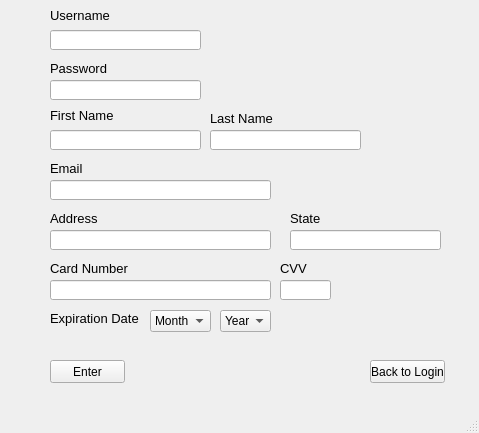
<?xml version="1.0" encoding="UTF-8"?>
<ui version="4.0">
 <class>CreateLoginWindow</class>
 <widget class="QMainWindow" name="CreateLoginWindow">
  <property name="geometry">
   <rect>
    <x>0</x>
    <y>0</y>
    <width>479</width>
    <height>433</height>
   </rect>
  </property>
  <property name="windowTitle">
   <string>MainWindow</string>
  </property>
  <widget class="QWidget" name="centralwidget">
   <widget class="QPushButton" name="pushButton">
    <property name="geometry">
     <rect>
      <x>370</x>
      <y>360</y>
      <width>75</width>
      <height>23</height>
     </rect>
    </property>
    <property name="text">
     <string>Back to Login</string>
    </property>
   </widget>
   <widget class="QLineEdit" name="firstName">
    <property name="geometry">
     <rect>
      <x>50</x>
      <y>130</y>
      <width>151</width>
      <height>20</height>
     </rect>
    </property>
   </widget>
   <widget class="QLineEdit" name="lastName">
    <property name="geometry">
     <rect>
      <x>210</x>
      <y>130</y>
      <width>151</width>
      <height>20</height>
     </rect>
    </property>
   </widget>
   <widget class="QLabel" name="label">
    <property name="geometry">
     <rect>
      <x>50</x>
      <y>100</y>
      <width>91</width>
      <height>31</height>
     </rect>
    </property>
    <property name="font">
     <font>
      <pointsize>10</pointsize>
     </font>
    </property>
    <property name="text">
     <string>First Name</string>
    </property>
   </widget>
   <widget class="QLabel" name="label_2">
    <property name="geometry">
     <rect>
      <x>210</x>
      <y>110</y>
      <width>71</width>
      <height>16</height>
     </rect>
    </property>
    <property name="font">
     <font>
      <pointsize>10</pointsize>
     </font>
    </property>
    <property name="text">
     <string>Last Name</string>
    </property>
   </widget>
   <widget class="QLabel" name="label_3">
    <property name="geometry">
     <rect>
      <x>50</x>
      <y>160</y>
      <width>71</width>
      <height>16</height>
     </rect>
    </property>
    <property name="font">
     <font>
      <pointsize>10</pointsize>
     </font>
    </property>
    <property name="text">
     <string>Email</string>
    </property>
   </widget>
   <widget class="QLineEdit" name="email">
    <property name="geometry">
     <rect>
      <x>50</x>
      <y>180</y>
      <width>221</width>
      <height>20</height>
     </rect>
    </property>
   </widget>
   <widget class="QLabel" name="label_4">
    <property name="geometry">
     <rect>
      <x>50</x>
      <y>210</y>
      <width>71</width>
      <height>16</height>
     </rect>
    </property>
    <property name="font">
     <font>
      <pointsize>10</pointsize>
     </font>
    </property>
    <property name="text">
     <string>Address </string>
    </property>
   </widget>
   <widget class="QLineEdit" name="address">
    <property name="geometry">
     <rect>
      <x>50</x>
      <y>230</y>
      <width>221</width>
      <height>20</height>
     </rect>
    </property>
   </widget>
   <widget class="QLabel" name="label_5">
    <property name="geometry">
     <rect>
      <x>290</x>
      <y>210</y>
      <width>71</width>
      <height>16</height>
     </rect>
    </property>
    <property name="font">
     <font>
      <pointsize>10</pointsize>
     </font>
    </property>
    <property name="text">
     <string>State</string>
    </property>
   </widget>
   <widget class="QLineEdit" name="state">
    <property name="geometry">
     <rect>
      <x>290</x>
      <y>230</y>
      <width>151</width>
      <height>20</height>
     </rect>
    </property>
   </widget>
   <widget class="QLabel" name="label_6">
    <property name="geometry">
     <rect>
      <x>50</x>
      <y>260</y>
      <width>81</width>
      <height>16</height>
     </rect>
    </property>
    <property name="font">
     <font>
      <pointsize>10</pointsize>
     </font>
    </property>
    <property name="text">
     <string>Card Number</string>
    </property>
   </widget>
   <widget class="QLineEdit" name="cardNum">
    <property name="geometry">
     <rect>
      <x>50</x>
      <y>280</y>
      <width>221</width>
      <height>20</height>
     </rect>
    </property>
   </widget>
   <widget class="QLabel" name="label_7">
    <property name="geometry">
     <rect>
      <x>280</x>
      <y>260</y>
      <width>41</width>
      <height>16</height>
     </rect>
    </property>
    <property name="font">
     <font>
      <pointsize>10</pointsize>
     </font>
    </property>
    <property name="text">
     <string>CVV</string>
    </property>
   </widget>
   <widget class="QLineEdit" name="CVV">
    <property name="geometry">
     <rect>
      <x>280</x>
      <y>280</y>
      <width>51</width>
      <height>20</height>
     </rect>
    </property>
   </widget>
   <widget class="QLabel" name="label_8">
    <property name="geometry">
     <rect>
      <x>50</x>
      <y>310</y>
      <width>101</width>
      <height>16</height>
     </rect>
    </property>
    <property name="font">
     <font>
      <pointsize>10</pointsize>
     </font>
    </property>
    <property name="text">
     <string>Expiration Date</string>
    </property>
   </widget>
   <widget class="QComboBox" name="month">
    <property name="geometry">
     <rect>
      <x>150</x>
      <y>310</y>
      <width>61</width>
      <height>22</height>
     </rect>
    </property>
    <item>
     <property name="text">
      <string>Month</string>
     </property>
    </item>
    <item>
     <property name="text">
      <string>1</string>
     </property>
    </item>
    <item>
     <property name="text">
      <string>2</string>
     </property>
    </item>
    <item>
     <property name="text">
      <string>3</string>
     </property>
    </item>
    <item>
     <property name="text">
      <string>4</string>
     </property>
    </item>
    <item>
     <property name="text">
      <string>5</string>
     </property>
    </item>
    <item>
     <property name="text">
      <string>6</string>
     </property>
    </item>
    <item>
     <property name="text">
      <string>7</string>
     </property>
    </item>
    <item>
     <property name="text">
      <string>8</string>
     </property>
    </item>
    <item>
     <property name="text">
      <string>9</string>
     </property>
    </item>
    <item>
     <property name="text">
      <string>10</string>
     </property>
    </item>
    <item>
     <property name="text">
      <string>11</string>
     </property>
    </item>
    <item>
     <property name="text">
      <string>12</string>
     </property>
    </item>
   </widget>
   <widget class="QComboBox" name="year">
    <property name="geometry">
     <rect>
      <x>220</x>
      <y>310</y>
      <width>51</width>
      <height>22</height>
     </rect>
    </property>
    <item>
     <property name="text">
      <string>Year</string>
     </property>
    </item>
    <item>
     <property name="text">
      <string>17</string>
     </property>
    </item>
    <item>
     <property name="text">
      <string>18</string>
     </property>
    </item>
    <item>
     <property name="text">
      <string>19</string>
     </property>
    </item>
    <item>
     <property name="text">
      <string>20</string>
     </property>
    </item>
    <item>
     <property name="text">
      <string>21</string>
     </property>
    </item>
    <item>
     <property name="text">
      <string>22</string>
     </property>
    </item>
    <item>
     <property name="text">
      <string>23</string>
     </property>
    </item>
    <item>
     <property name="text">
      <string>24</string>
     </property>
    </item>
    <item>
     <property name="text">
      <string>25</string>
     </property>
    </item>
    <item>
     <property name="text">
      <string>26</string>
     </property>
    </item>
    <item>
     <property name="text">
      <string>27</string>
     </property>
    </item>
   </widget>
   <widget class="QPushButton" name="Enter">
    <property name="geometry">
     <rect>
      <x>50</x>
      <y>360</y>
      <width>75</width>
      <height>23</height>
     </rect>
    </property>
    <property name="text">
     <string>Enter</string>
    </property>
   </widget>
   <widget class="QLabel" name="label_9">
    <property name="geometry">
     <rect>
      <x>50</x>
      <y>0</y>
      <width>91</width>
      <height>31</height>
     </rect>
    </property>
    <property name="font">
     <font>
      <pointsize>10</pointsize>
     </font>
    </property>
    <property name="text">
     <string>Username</string>
    </property>
   </widget>
   <widget class="QLineEdit" name="username">
    <property name="geometry">
     <rect>
      <x>50</x>
      <y>30</y>
      <width>151</width>
      <height>20</height>
     </rect>
    </property>
   </widget>
   <widget class="QLabel" name="label_10">
    <property name="geometry">
     <rect>
      <x>50</x>
      <y>60</y>
      <width>71</width>
      <height>16</height>
     </rect>
    </property>
    <property name="font">
     <font>
      <pointsize>10</pointsize>
     </font>
    </property>
    <property name="text">
     <string>Password</string>
    </property>
   </widget>
   <widget class="QLineEdit" name="password">
    <property name="geometry">
     <rect>
      <x>50</x>
      <y>80</y>
      <width>151</width>
      <height>20</height>
     </rect>
    </property>
   </widget>
  </widget>
  <widget class="QMenuBar" name="menubar">
   <property name="geometry">
    <rect>
     <x>0</x>
     <y>0</y>
     <width>479</width>
     <height>21</height>
    </rect>
   </property>
  </widget>
  <widget class="QStatusBar" name="statusbar"/>
 </widget>
 <resources/>
 <connections/>
</ui>
